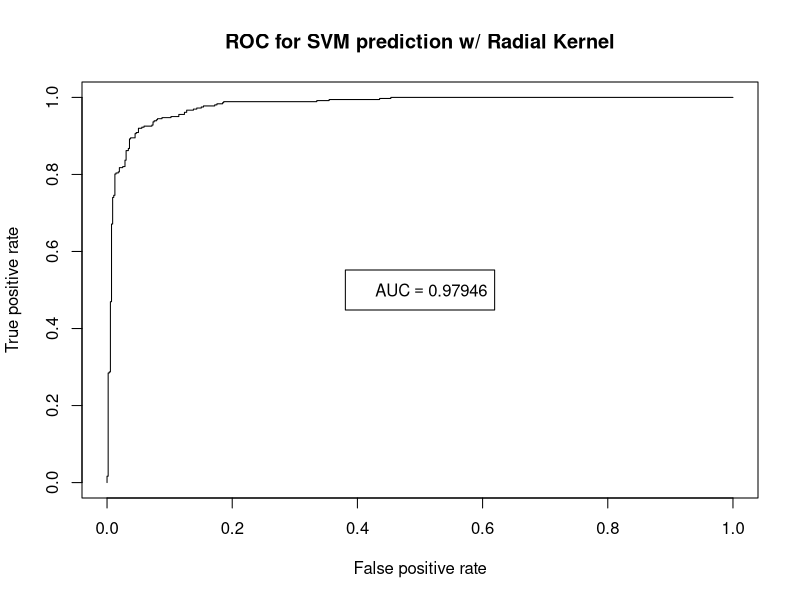
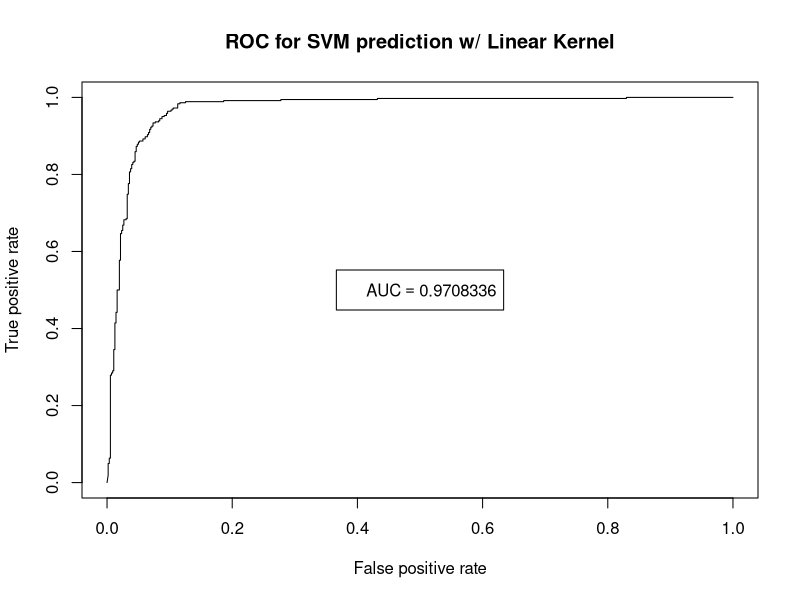

Generate these figures, in order, with R:
#Get	the	spam	database	into	R	(install package kernlab)
library(kernlab)

#Split	into	a	training/test	set	of	80%	to	20%
data(spam) # spam dataset has 4601 email samples, 57 features, 2 types (SPAM and NONSPAM)
testidx <- which(1:length(spam[,1])%%5 == 0) 
spamtrain <- spam[-testidx,] #3680 samples (80% for training set)
spamtest <- spam[testidx,] #920 samples (20% for test set)

#Use SVM	with	2	kernels	of your	choice
library(e1071)
model1 <- svm(type~.,data=spamtrain, kernel = "radial", probability = TRUE) #use radial kernel, untuned
prediction1 <- predict(model1,spamtest, decision.values = TRUE, probability=TRUE)

model2 <- svm(type~.,data=spamtrain, kernel = "linear", probability = TRUE) #use linear kernet, untuned
prediction2 <- predict(model2,spamtest, decision.values = TRUE, probability=TRUE)

#Plot	ROC	curve	for	both	SVM	predictions	(Figure1.pdf)
#Report AUC for each on legend
library(ROCR)
pdf('Figure1.pdf')
pred_scores1 <- attr(prediction1, "probabilities")[,1]
pred1 <- prediction(pred_scores1, spamtest[,"type"])
perf1 <- performance(pred1, "tpr", "fpr") #plots TP rate on y-axis, FP rate on x-axis
perf1.auc <- performance(pred1,'auc')
auc1 <- perf1.auc@y.values
plot(perf1)
title("ROC for SVM prediction w/ Radial Kernel")
legend('center',legend=parse(text=sprintf('AUC == %s',auc1)))

pred_scores2 <- attr(prediction2, "probabilities")[,1]
pred2 <- prediction(pred_scores2, spamtest[,"type"])
perf2 <- performance(pred2, "tpr", "fpr")
perf2.auc <- performance(pred2,'auc')
auc2 <- perf2.auc@y.values
plot(perf2)
title("ROC for SVM prediction w/ Linear Kernel")
legend('center',legend=parse(text=sprintf('AUC == %s',auc2)))

dev.off()
